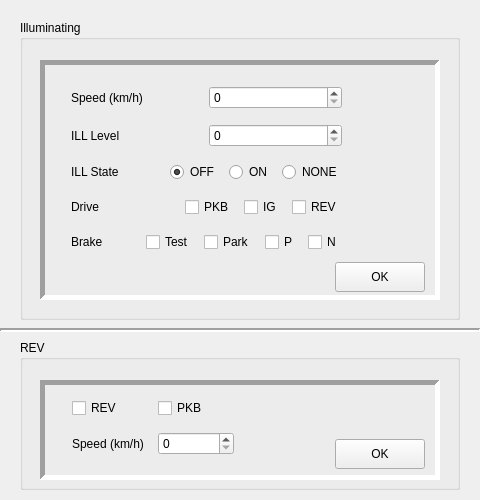
<?xml version="1.0" encoding="UTF-8"?>
<ui version="4.0">
 <class>Info</class>
 <widget class="QWidget" name="Info">
  <property name="windowModality">
   <enum>Qt::NonModal</enum>
  </property>
  <property name="enabled">
   <bool>true</bool>
  </property>
  <property name="geometry">
   <rect>
    <x>0</x>
    <y>0</y>
    <width>480</width>
    <height>500</height>
   </rect>
  </property>
  <property name="windowTitle">
   <string>Info</string>
  </property>
  <property name="windowOpacity">
   <double>1.000000000000000</double>
  </property>
  <property name="toolTip">
   <string>Info</string>
  </property>
  <property name="statusTip">
   <string>Info</string>
  </property>
  <property name="whatsThis">
   <string>Info</string>
  </property>
  <property name="layoutDirection">
   <enum>Qt::LeftToRight</enum>
  </property>
  <property name="autoFillBackground">
   <bool>false</bool>
  </property>
  <property name="styleSheet">
   <string notr="true"/>
  </property>
  <widget class="Line" name="hline">
   <property name="geometry">
    <rect>
     <x>0</x>
     <y>320</y>
     <width>480</width>
     <height>20</height>
    </rect>
   </property>
   <property name="frameShadow">
    <enum>QFrame::Sunken</enum>
   </property>
   <property name="lineWidth">
    <number>2</number>
   </property>
   <property name="orientation">
    <enum>Qt::Horizontal</enum>
   </property>
  </widget>
  <widget class="QGroupBox" name="illumiGroupBox">
   <property name="geometry">
    <rect>
     <x>20</x>
     <y>20</y>
     <width>440</width>
     <height>300</height>
    </rect>
   </property>
   <property name="title">
    <string>Illuminating</string>
   </property>
   <property name="flat">
    <bool>false</bool>
   </property>
   <property name="checkable">
    <bool>false</bool>
   </property>
   <widget class="QFrame" name="illumiFrame">
    <property name="geometry">
     <rect>
      <x>20</x>
      <y>40</y>
      <width>400</width>
      <height>240</height>
     </rect>
    </property>
    <property name="frameShape">
     <enum>QFrame::Panel</enum>
    </property>
    <property name="frameShadow">
     <enum>QFrame::Sunken</enum>
    </property>
    <property name="lineWidth">
     <number>5</number>
    </property>
    <widget class="QPushButton" name="illumiOkBtn">
     <property name="geometry">
      <rect>
       <x>295</x>
       <y>202</y>
       <width>90</width>
       <height>30</height>
      </rect>
     </property>
     <property name="text">
      <string>OK</string>
     </property>
     <property name="checkable">
      <bool>false</bool>
     </property>
     <property name="checked">
      <bool>false</bool>
     </property>
    </widget>
    <widget class="QWidget" name="layoutWidget">
     <property name="geometry">
      <rect>
       <x>31</x>
       <y>21</y>
       <width>271</width>
       <height>179</height>
      </rect>
     </property>
     <layout class="QVBoxLayout" name="illumiVLayout">
      <property name="spacing">
       <number>10</number>
      </property>
      <property name="leftMargin">
       <number>0</number>
      </property>
      <item>
       <layout class="QHBoxLayout" name="illumiSpeeddLayout">
        <property name="spacing">
         <number>5</number>
        </property>
        <item>
         <widget class="QLabel" name="illumiSpeedLabel">
          <property name="text">
           <string>Speed (km/h)</string>
          </property>
          <property name="margin">
           <number>0</number>
          </property>
         </widget>
        </item>
        <item>
         <widget class="QSpinBox" name="illumiSpeedSpinBox">
          <property name="maximum">
           <number>999</number>
          </property>
         </widget>
        </item>
       </layout>
      </item>
      <item>
       <layout class="QHBoxLayout" name="illumiLevelLayout">
        <property name="spacing">
         <number>5</number>
        </property>
        <item>
         <widget class="QLabel" name="illumiLevelLabel">
          <property name="text">
           <string>ILL Level</string>
          </property>
          <property name="margin">
           <number>0</number>
          </property>
         </widget>
        </item>
        <item>
         <widget class="QSpinBox" name="illumiLevelSpinBox">
          <property name="maximum">
           <number>63</number>
          </property>
         </widget>
        </item>
       </layout>
      </item>
      <item>
       <layout class="QHBoxLayout" name="illumiStateLayout">
        <property name="spacing">
         <number>5</number>
        </property>
        <item>
         <widget class="QLabel" name="illumiStateLabel">
          <property name="text">
           <string>ILL State</string>
          </property>
         </widget>
        </item>
        <item>
         <layout class="QHBoxLayout" name="illumiStatesLayout">
          <property name="spacing">
           <number>10</number>
          </property>
          <property name="leftMargin">
           <number>0</number>
          </property>
          <item>
           <widget class="QRadioButton" name="illumiStateOff">
            <property name="text">
             <string>OFF</string>
            </property>
            <property name="checked">
             <bool>true</bool>
            </property>
           </widget>
          </item>
          <item>
           <widget class="QRadioButton" name="illumiStateOn">
            <property name="text">
             <string>ON</string>
            </property>
           </widget>
          </item>
          <item>
           <widget class="QRadioButton" name="illumiStateNone">
            <property name="text">
             <string>NONE</string>
            </property>
            <property name="checked">
             <bool>false</bool>
            </property>
            <property name="autoRepeat">
             <bool>false</bool>
            </property>
           </widget>
          </item>
         </layout>
        </item>
       </layout>
      </item>
      <item>
       <layout class="QHBoxLayout" name="illumiDriveLayout">
        <property name="spacing">
         <number>5</number>
        </property>
        <item>
         <widget class="QLabel" name="label">
          <property name="text">
           <string>Drive</string>
          </property>
         </widget>
        </item>
        <item>
         <layout class="QHBoxLayout" name="illumiDrivesLayout">
          <property name="spacing">
           <number>10</number>
          </property>
          <item>
           <widget class="QCheckBox" name="illumiPkb">
            <property name="text">
             <string>PKB</string>
            </property>
           </widget>
          </item>
          <item>
           <widget class="QCheckBox" name="illumiIg">
            <property name="text">
             <string>IG</string>
            </property>
           </widget>
          </item>
          <item>
           <widget class="QCheckBox" name="illumiRev">
            <property name="text">
             <string>REV</string>
            </property>
           </widget>
          </item>
         </layout>
        </item>
       </layout>
      </item>
      <item>
       <layout class="QHBoxLayout" name="illumiBrakeLayout">
        <property name="spacing">
         <number>5</number>
        </property>
        <item>
         <widget class="QLabel" name="illumiBrakeLabel">
          <property name="text">
           <string>Brake</string>
          </property>
         </widget>
        </item>
        <item>
         <layout class="QHBoxLayout" name="illumiBrakesLayout">
          <property name="spacing">
           <number>10</number>
          </property>
          <item>
           <widget class="QCheckBox" name="illumiBrakeTest">
            <property name="text">
             <string>Test</string>
            </property>
           </widget>
          </item>
          <item>
           <widget class="QCheckBox" name="illumiBrakePark">
            <property name="text">
             <string>Park</string>
            </property>
           </widget>
          </item>
          <item>
           <widget class="QCheckBox" name="illumiBrakeP">
            <property name="text">
             <string>P</string>
            </property>
           </widget>
          </item>
          <item>
           <widget class="QCheckBox" name="illumiBrakeN">
            <property name="text">
             <string>N</string>
            </property>
           </widget>
          </item>
         </layout>
        </item>
       </layout>
      </item>
     </layout>
    </widget>
   </widget>
  </widget>
  <widget class="QGroupBox" name="revGroupBox">
   <property name="geometry">
    <rect>
     <x>20</x>
     <y>340</y>
     <width>440</width>
     <height>150</height>
    </rect>
   </property>
   <property name="title">
    <string>REV</string>
   </property>
   <widget class="QFrame" name="revFrame">
    <property name="geometry">
     <rect>
      <x>20</x>
      <y>40</y>
      <width>400</width>
      <height>100</height>
     </rect>
    </property>
    <property name="frameShape">
     <enum>QFrame::Panel</enum>
    </property>
    <property name="frameShadow">
     <enum>QFrame::Sunken</enum>
    </property>
    <property name="lineWidth">
     <number>5</number>
    </property>
    <widget class="QWidget" name="layoutWidget">
     <property name="geometry">
      <rect>
       <x>32</x>
       <y>14</y>
       <width>162</width>
       <height>65</height>
      </rect>
     </property>
     <layout class="QVBoxLayout" name="revVLayout">
      <property name="spacing">
       <number>10</number>
      </property>
      <item>
       <layout class="QHBoxLayout" name="revPkbLayout">
        <property name="spacing">
         <number>10</number>
        </property>
        <item>
         <widget class="QCheckBox" name="revRev">
          <property name="text">
           <string>REV</string>
          </property>
          <property name="checkable">
           <bool>true</bool>
          </property>
          <property name="checked">
           <bool>false</bool>
          </property>
         </widget>
        </item>
        <item>
         <widget class="QCheckBox" name="revPkb">
          <property name="text">
           <string>PKB</string>
          </property>
         </widget>
        </item>
       </layout>
      </item>
      <item>
       <layout class="QHBoxLayout" name="revSpeedLayout">
        <property name="spacing">
         <number>10</number>
        </property>
        <item>
         <widget class="QLabel" name="revSpdLabel">
          <property name="text">
           <string>Speed (km/h)</string>
          </property>
         </widget>
        </item>
        <item>
         <widget class="QSpinBox" name="revSpdSpinBox">
          <property name="maximum">
           <number>255</number>
          </property>
         </widget>
        </item>
       </layout>
      </item>
     </layout>
    </widget>
    <widget class="QPushButton" name="revOkBtn">
     <property name="geometry">
      <rect>
       <x>295</x>
       <y>59</y>
       <width>90</width>
       <height>30</height>
      </rect>
     </property>
     <property name="text">
      <string>OK</string>
     </property>
    </widget>
   </widget>
  </widget>
 </widget>
 <resources/>
 <connections/>
</ui>
